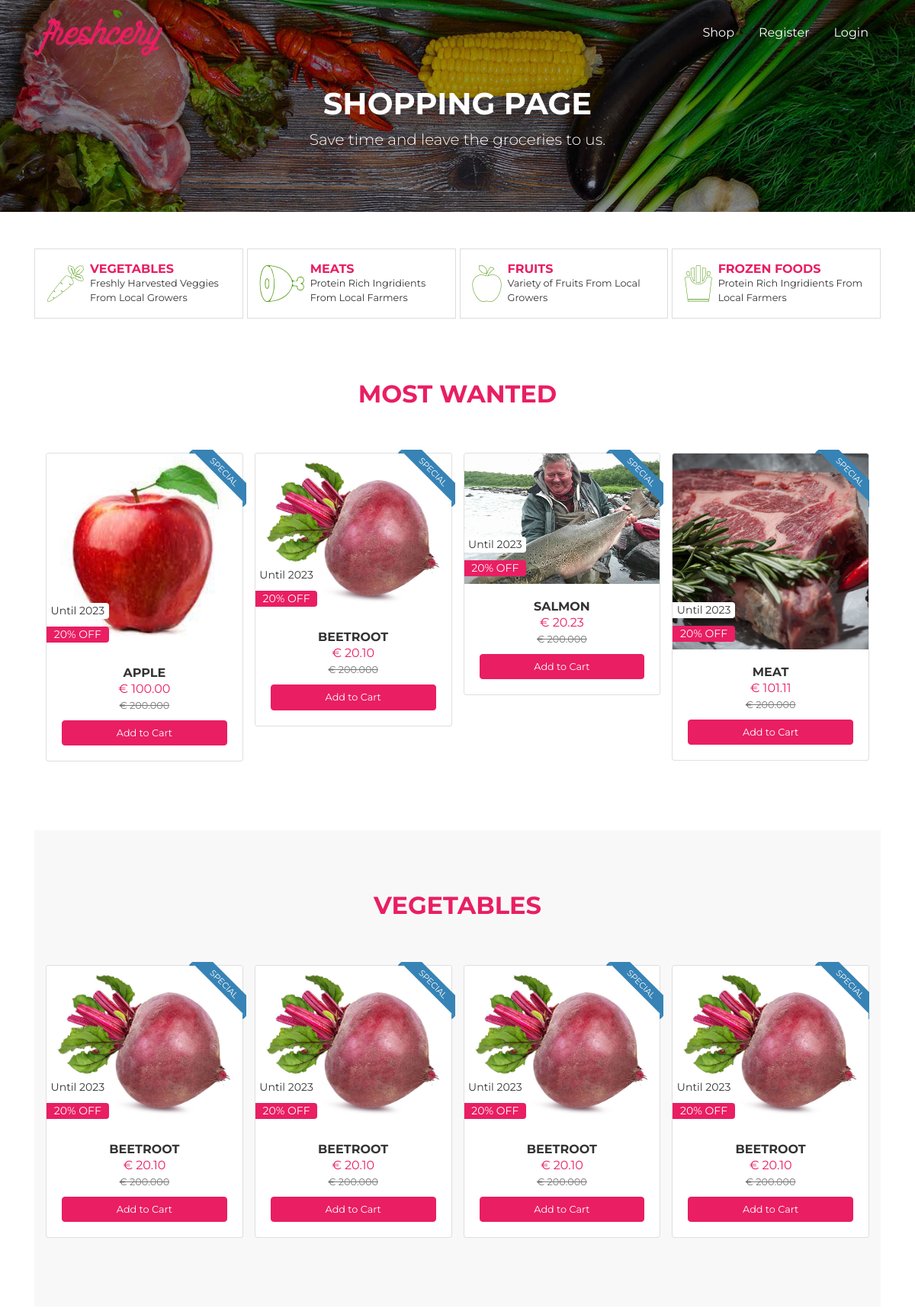
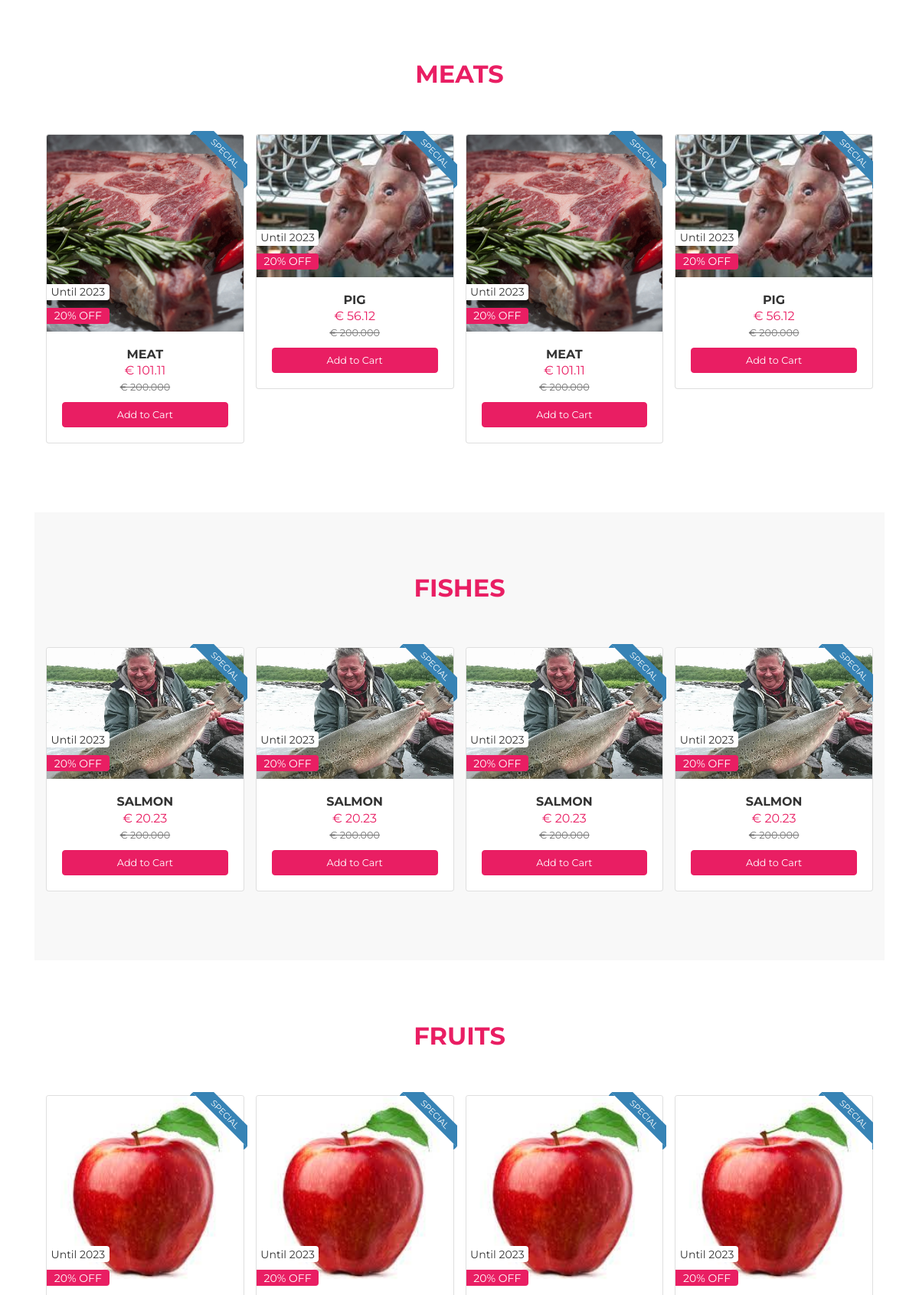
The page /shop.php (upper part) on the database its author committed (2 pictures, top to bottom).
### tables this page shows
CREATE TABLE `categories` (
  `category_id` int(11) NOT NULL,
  `category_name` varchar(200) DEFAULT NULL,
  `category_image` varchar(200) DEFAULT NULL,
  `category_description` varchar(200) DEFAULT NULL,
  `category_icon` varchar(200) DEFAULT NULL,
  `created_at` timestamp NOT NULL DEFAULT current_timestamp()
);

CREATE TABLE `products` (
  `product_id` int(11) NOT NULL,
  `product_title` varchar(200) DEFAULT NULL,
  `product_description` text DEFAULT NULL,
  `product_image` varchar(200) NOT NULL,
  `product_price` decimal(10,2) DEFAULT NULL,
  `product_quantity` int(11) DEFAULT 1,
  `exp_date` varchar(200) DEFAULT NULL,
  `category_id` int(3) NOT NULL,
  `status` int(11) DEFAULT 1,
  `created_at` timestamp NOT NULL DEFAULT current_timestamp()
);

### shop.php (the view, shortened to what this page needs)
<?php require_once "includes/header.php"; ?>
<?php
    $categories = $conn->query("SELECT * FROM categories");
    $categories->execute();
    $allCategories = $categories->fetchAll(PDO::FETCH_OBJ);
    $mostProducts = $conn->query("SELECT * FROM products WHERE status = 1");
    $mostProducts->execute();
    $allMostProducts = $mostProducts->fetchAll(PDO::FETCH_OBJ);
    $vegetables = $conn->query("SELECT * FROM products WHERE status = 1 AND category_id = 1");
    $vegetables->execute();
    $allVegetables = $vegetables->fetchAll(PDO::FETCH_OBJ);
    $meats = $conn->query("SELECT * FROM products WHERE status = 1 AND category_id = 2");
    $meats->execute();
    $allMeats = $meats->fetchAll(PDO::FETCH_OBJ);
    $fishes = $conn->query("SELECT * FROM products WHERE status = 1 AND category_id = 6");
    $fishes->execute();
    $allFishes = $fishes->fetchAll(PDO::FETCH_OBJ);
    $fruits = $conn->query("SELECT * FROM products WHERE status = 1 AND category_id = 3");
    $fruits->execute();
    $allFruits = $fruits->fetchAll(PDO::FETCH_OBJ);
?>
<div id="page-content" class="page-content">
    <div class="banner">
        <div class="jumbotron jumbotron-bg text-center rounded-0" style="background-image: url('assets/img/bg-header.jpg');">
            <div class="container">
                <h1 class="pt-5">
                    Shopping Page
                </h1>
                <p class="lead">
                    Save time and leave the groceries to us.
                </p>
            </div>
        </div>
    </div>
    <div class="container">
        <div class="row">
            <div class="col-md-12">
                <div class="shop-categories owl-carousel mt-5">
                    <?php foreach($allCategories as $category) : ?>
                    <div class="item">
                        <a href="shop.php">
                            <div class="media d-flex align-items-center justify-content-center">
                                <span class="d-flex mr-2"><i class="sb-<?php echo $category->category_icon ?>"></i></span>
                                <div class="media-body">
                                    <h5><?php echo $category->category_name ?></h5>
                                    <p><?php echo $category->category_description ?></p>
                                </div>
                            </div>
                        </a>
                    </div>
                    <?php endforeach; ?>
            </div>
        </div>
    </div>
    <section id="most-wanted">
        <div class="container">
            <div class="row">
                <div class="col-md-12">
                    <h2 class="title">Most Wanted</h2>
                    <div class="product-carousel owl-carousel">
                        <?php foreach($allMostProducts as $allMostProduct) : ?>
                        <div class="item">
                            <div class="card card-product">
                                <div class="card-ribbon">
                                    <div class="card-ribbon-container right">
                                        <span class="ribbon ribbon-primary">SPECIAL</span>
                                    </div>
                                </div>
                                <div class="card-badge">
                                    <div class="card-badge-container left">
                                        <span class="badge badge-default">
                                            Until <?php echo $allMostProduct->exp_date; ?>
                                        </span>
                                        <span class="badge badge-primary">
                                            20% OFF
                                        </span>
                                    </div>
                                    <img src="assets/img/<?php echo $allMostProduct->product_image; ?>" alt="Card image 2" class="card-img-top">
                                </div>
                                <div class="card-body">
                                    <h4 class="card-title">
                                        <a href="<?php echo APPURL ?>/products/detail-product.php?id=<?php echo $allMostProduct->product_id; ?>"><?php echo $allMostProduct->product_title; ?></a>
                                    </h4>
                                    <div class="card-price">
                                        <span class="reguler">€ <?php echo $allMostProduct->product_price; ?></span>
                                        <span class="discount">€ 200.000</span>
                                    </div>
                                    <a href="<?php echo APPURL ?>/products/detail-product.php?id=<?php echo $allMostProduct->product_id; ?>" class="btn btn-block btn-primary">
                                        Add to Cart
                                    </a>
                                </div>
                            </div>
                        </div>
                        <?php endforeach;?>
                    </div>
                </div>
            </div>
        </div>
    </section>
    <section id="vegetables" class="gray-bg">
        <div class="container">
            <div class="row">
                <div class="col-md-12">
                    <h2 class="title">Vegetables</h2>
                    <div class="product-carousel owl-carousel">
                        <?php foreach($allVegetables as $allVegetable) : ?>
                        <div class="item">
                            <div class="card card-product">
                                <div class="card-ribbon">
                                    <div class="card-ribbon-container right">
                                        <span class="ribbon ribbon-primary">SPECIAL</span>
                                    </div>
                                </div>
                                <div class="card-badge">
                                    <div class="card-badge-container left">
                                        <span class="badge badge-default">
                                            Until <?php echo $allVegetable->exp_date; ?>
                                        </span>
                                        <span class="badge badge-primary">
                                            20% OFF
                                        </span>
                                    </div>
                                    <img src="assets/img/<?php echo $allVegetable->product_image; ?>" alt="Card image 2" class="card-img-top">
                                </div>
                                <div class="card-body">
                                    <h4 class="card-title">
                                        <a href="<?php echo APPURL ?>/products/detail-product.php?id=<?php echo $allVegetable->product_id; ?>"><?php echo $allVegetable->product_title; ?></a>
                                    </h4>
                                    <div class="card-price">
                                        <span class="reguler">€ <?php echo $allVegetable->product_price; ?></span>
                                        <span class="discount">€ 200.000</span>
                                    </div>
                                    <a href="<?php echo APPURL ?>/products/detail-product.php?id=<?php echo $allVegetable->product_id; ?>" class="btn btn-block btn-primary">
                                        Add to Cart
                                    </a>
                                </div>
                            </div>
                        </div>
                        <?php endforeach; ?>
                    </div>
                </div>
            </div>
        </div>
    </section>
    <section id="meats">
        <div class="container">
            <div class="row">
                <div class="col-md-12">
                    <h2 class="title">Meats</h2>
                    <div class="product-carousel owl-carousel">
                        <?php foreach($allMeats as $allMeat) : ?>
                        <div class="item">
                            <div class="card card-product">
                                <div class="card-ribbon">
                                    <div class="card-ribbon-container right">
                                        <span class="ribbon ribbon-primary">SPECIAL</span>
                                    </div>
                                </div>
                                <div class="card-badge">
                                    <div class="card-badge-container left">
                                        <span class="badge badge-default">
                                            Until <?php echo $allMeat->exp_date; ?>
                                        </span>
                                        <span class="badge badge-primary">
                                            20% OFF
                                        </span>
                                    </div>
                                    <img src="assets/img/<?php echo $allMeat->product_image; ?>" alt="Card image 2" class="card-img-top">
                                </div>
                                <div class="card-body">
                                    <h4 class="card-title">
                                        <a href="<?php echo APPURL ?>/products/detail-product.php?id=<?php echo $allMeat->product_id; ?>"><?php echo $allMeat->product_title; ?></a>
                                    </h4>
                                    <div class="card-price">
                                        <span class="reguler">€ <?php echo $allMeat->product_price; ?></span>
                                        <span class="discount">€ 200.000</span>
                                    </div>
                                    <a href="<?php echo APPURL ?>/products/detail-product.php?id=<?php echo $allMeat->product_id; ?>" class="btn btn-block btn-primary">
                                        Add to Cart
                                    </a>
                                </div>
                            </div>
                        </div>
                        <?php endforeach; ?>
                    </div>
                </div>
            </div>
        </div>
    </section>
    <section id="fishes" class="gray-bg">
        <div class="container">
            <div class="row">
                <div class="col-md-12">
                    <h2 class="title">Fishes</h2>
                    <div class="product-carousel owl-carousel">
                    <?php foreach($allFishes as $allFish) : ?>
                        <div class="item">
                            <div class="card card-product">
                                <div class="card-ribbon">
                                    <div class="card-ribbon-container right">
                                        <span class="ribbon ribbon-primary">SPECIAL</span>
                                    </div>
                                </div>
                                <div class="card-badge">
                                    <div class="card-badge-container left">
                                        <span class="badge badge-default">
                                            Until <?php echo $allFish->exp_date; ?>
                                        </span>
                                        <span class="badge badge-primary">
                                            20% OFF
                                        </span>
                                    </div>
                                    <img src="assets/img/<?php echo $allFish->product_image; ?>" alt="Card image 2" class="card-img-top">
                                </div>
                                <div class="card-body">
                                    <h4 class="card-title">
                                        <a href="<?php echo APPURL ?>/products/detail-product.php?id=<?php echo $allFish->product_id; ?>"><?php echo $allFish->product_title; ?></a>
                                    </h4>
                                    <div class="card-price">
                                        <span class="reguler">€ <?php echo $allFish->product_price; ?></span>
                                        <span class="discount">€ 200.000</span>
                                    </div>
                                    <a href="<?php echo APPURL ?>/products/detail-product.php?id=<?php echo $allFish->product_id; ?>" class="btn btn-block btn-primary">
                                        Add to Cart
                                    </a>
                                </div>
                            </div>
                        </div>
                        <?php endforeach; ?>
                    </div>
                </div>
            </div>
        </div>
    </section>
    <section id="fruits">
        <div class="container">
            <div class="row">
                <div class="col-md-12">
                    <h2 class="title">Fruits</h2>
                    <div class="product-carousel owl-carousel">
                    <?php foreach($allFruits as $allFruit) : ?>
                        <div class="item">
                            <div class="card card-product">
                                <div class="card-ribbon">
                                    <div class="card-ribbon-container right">
                                        <span class="ribbon ribbon-primary">SPECIAL</span>
                                    </div>
                                </div>
                                <div class="card-badge">
                                    <div class="card-badge-container left">
                                        <span class="badge badge-default">
                                            Until <?php echo $allFruit->exp_date; ?>
                                        </span>
                                        <span class="badge badge-primary">
                                            20% OFF
                                        </span>
                                    </div>
                                    <img src="assets/img/<?php echo $allFruit->product_image; ?>" alt="Card image 2" class="card-img-top">
                                </div>
                            </div>
                        </div>
                    <?php endforeach; ?>
                    </div>
                </div>
            </div>
        </div>
    </section>
</div>
<?php require_once "includes/footer.php"; ?>

### rows shown on the page
categories: category_name "VEGETABLES", category_description "Freshly Harvested Veggies From Local Growers"
categories: category_name "MEATS", category_description "Protein Rich Ingridients From Local Farmers"
categories: category_name "FRUITS", category_description "Variety of Fruits From Local Growers"
categories: category_name "FROZEN FOODS", category_description "Protein Rich Ingridients From Local Farmers"
products: exp_date "2023", product_image (picture), product_title "APPLE", product_price "100.00"
products: exp_date "2023", product_image (picture), product_title "BEETROOT", product_price "20.10"
products: exp_date "2023", product_image (picture), product_title "SALMON", product_price "20.23"
products: exp_date "2023", product_image (picture), product_title "MEAT", product_price "101.11"
products: exp_date "2023", product_image (picture), product_title "PIG", product_price "56.12"
